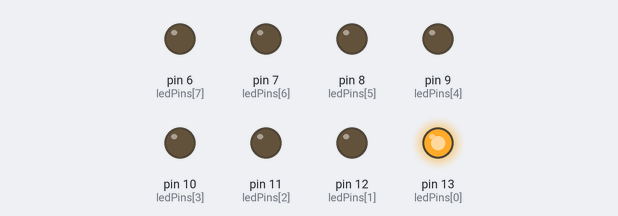
The sketch below on a simulated Arduino Uno, built with avr-gcc and run on an emulated ATmega328P. On the bench: output pins drawn as LEDs (lit = HIGH).

Above: at 0.03 s.
At 0.39 s:
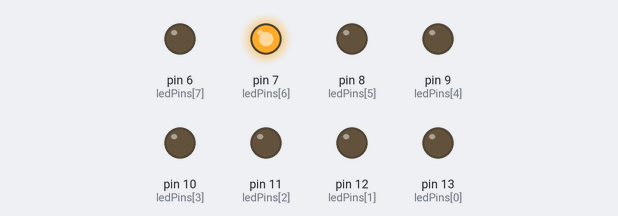
At 0.69 s:
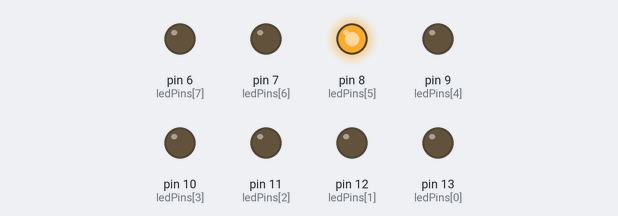
At 1.41 s:
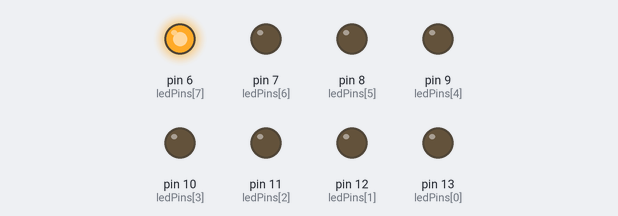
At 2.13 s:
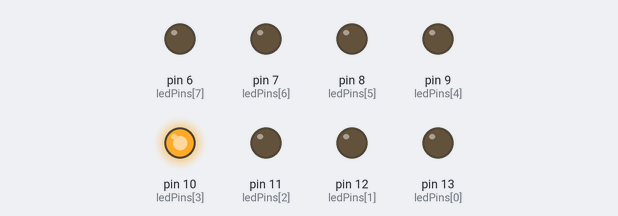
At 2.85 s:
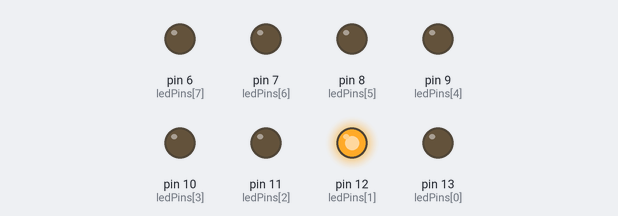
Timing chart, 0 to 3.1 s (numbered marks = the images above):
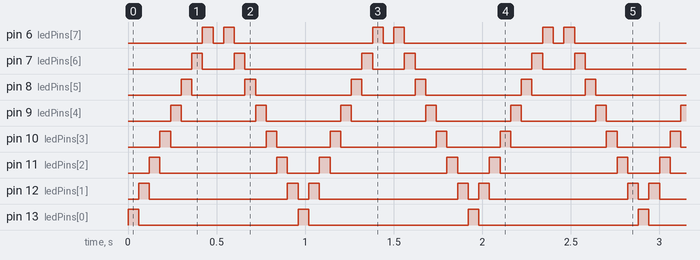

The sketch:

Opdracht1.ino
```cpp
// Aanmaken van een array met alle ingangen
const int ledPins[] = {13, 12, 11, 10, 9, 8, 7, 6};

// Alle ingangen koppelen aan de array
void setup() {
  pinMode(ledPins[0], OUTPUT);
  pinMode(ledPins[1], OUTPUT);
  pinMode(ledPins[2], OUTPUT);
  pinMode(ledPins[3], OUTPUT);
  pinMode(ledPins[4], OUTPUT);
  pinMode(ledPins[5], OUTPUT);
  pinMode(ledPins[6], OUTPUT);
  pinMode(ledPins[7], OUTPUT);
}

void loop() {
  // De lampjes van links naar rechts laten gaan
  for(int i = 0; i < 8; i++) {
    // Lampje aanzetten, 0.6s wachten en dan uit zetten
    digitalWrite(ledPins[i], HIGH);
    delay(60);
    digitalWrite(ledPins[i], LOW);
  }

  // de lampjes terug van rechts naar links laten gaan
  for(int i = 8; i > 0; i--) {
    // Lampje aanzetten, 0.6s seconden wachten en dan uit zetten
    digitalWrite(ledPins[i], HIGH);
    delay(60);
    digitalWrite(ledPins[i], LOW);
  }
}
```

Measured:
- by itself, pin 6 (ledPins[7]): repeats every 0.96 s: LOW 0.06 s, HIGH 0.06 s, LOW 0.78 s, HIGH 0.06 s
- by itself, pin 7 (ledPins[6]): repeats every 0.96 s: LOW 0.18 s, HIGH 0.06 s, LOW 0.66 s, HIGH 0.06 s
- by itself, pin 8 (ledPins[5]): repeats every 0.96 s: LOW 0.30 s, HIGH 0.06 s, LOW 0.54 s, HIGH 0.06 s
- by itself, pin 9 (ledPins[4]): alternates HIGH for 0.06 s and LOW for 0.42 s
- by itself, pin 10 (ledPins[3]): repeats every 0.96 s: LOW 0.54 s, HIGH 0.06 s, LOW 0.30 s, HIGH 0.06 s
- by itself, pin 11 (ledPins[2]): repeats every 0.96 s: LOW 0.66 s, HIGH 0.06 s, LOW 0.18 s, HIGH 0.06 s
- by itself, pin 12 (ledPins[1]): repeats every 0.96 s: LOW 0.78 s, HIGH 0.06 s, LOW 0.06 s, HIGH 0.06 s
- by itself, pin 13 (ledPins[0]): alternates HIGH for 0.06 s and LOW for 0.90 s
